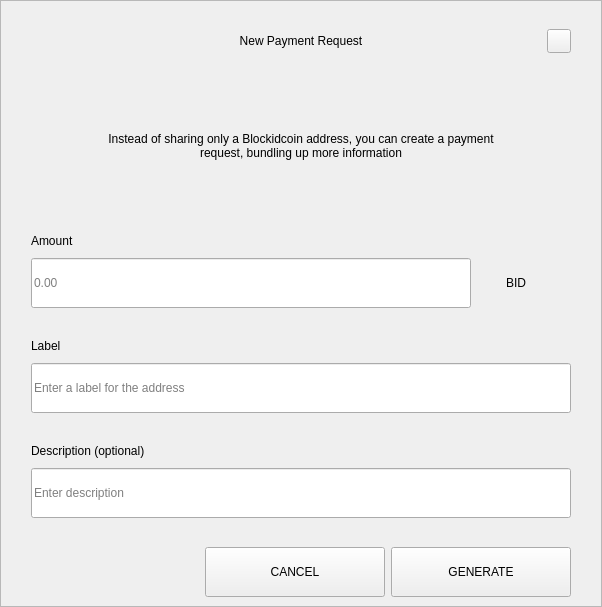
<?xml version="1.0" encoding="UTF-8"?>
<ui version="4.0">
 <class>RequestDialog</class>
 <widget class="QDialog" name="RequestDialog">
  <property name="geometry">
   <rect>
    <x>0</x>
    <y>0</y>
    <width>602</width>
    <height>607</height>
   </rect>
  </property>
  <property name="windowTitle">
   <string>Dialog</string>
  </property>
  <layout class="QVBoxLayout" name="verticalLayout_5">
   <property name="spacing">
    <number>0</number>
   </property>
   <property name="leftMargin">
    <number>0</number>
   </property>
   <property name="topMargin">
    <number>0</number>
   </property>
   <property name="rightMargin">
    <number>0</number>
   </property>
   <property name="bottomMargin">
    <number>0</number>
   </property>
   <item>
    <widget class="QFrame" name="frame">
     <property name="styleSheet">
      <string notr="true"/>
     </property>
     <property name="frameShape">
      <enum>QFrame::StyledPanel</enum>
     </property>
     <property name="frameShadow">
      <enum>QFrame::Raised</enum>
     </property>
     <layout class="QVBoxLayout" name="verticalLayout_4" stretch="1,0,0">
      <property name="spacing">
       <number>0</number>
      </property>
      <property name="leftMargin">
       <number>30</number>
      </property>
      <property name="topMargin">
       <number>20</number>
      </property>
      <property name="rightMargin">
       <number>30</number>
      </property>
      <property name="bottomMargin">
       <number>0</number>
      </property>
      <item>
       <layout class="QHBoxLayout" name="horizontalLayout_3">
        <property name="spacing">
         <number>0</number>
        </property>
        <item>
         <spacer name="horizontalSpacer_21">
          <property name="orientation">
           <enum>Qt::Horizontal</enum>
          </property>
          <property name="sizeHint" stdset="0">
           <size>
            <width>40</width>
            <height>20</height>
           </size>
          </property>
         </spacer>
        </item>
        <item>
         <widget class="QLabel" name="labelTitle">
          <property name="minimumSize">
           <size>
            <width>0</width>
            <height>40</height>
           </size>
          </property>
          <property name="maximumSize">
           <size>
            <width>16777215</width>
            <height>40</height>
           </size>
          </property>
          <property name="styleSheet">
           <string notr="true">padding-left:24px;</string>
          </property>
          <property name="text">
           <string>New Payment Request</string>
          </property>
          <property name="alignment">
           <set>Qt::AlignCenter</set>
          </property>
          <property name="margin">
           <number>7</number>
          </property>
         </widget>
        </item>
        <item>
         <spacer name="horizontalSpacer">
          <property name="orientation">
           <enum>Qt::Horizontal</enum>
          </property>
          <property name="sizeHint" stdset="0">
           <size>
            <width>40</width>
            <height>20</height>
           </size>
          </property>
         </spacer>
        </item>
        <item>
         <widget class="QPushButton" name="btnEsc">
          <property name="minimumSize">
           <size>
            <width>24</width>
            <height>24</height>
           </size>
          </property>
          <property name="maximumSize">
           <size>
            <width>24</width>
            <height>24</height>
           </size>
          </property>
          <property name="focusPolicy">
           <enum>Qt::NoFocus</enum>
          </property>
          <property name="text">
           <string/>
          </property>
         </widget>
        </item>
       </layout>
      </item>
      <item>
       <widget class="QStackedWidget" name="stack">
        <property name="minimumSize">
         <size>
          <width>540</width>
          <height>0</height>
         </size>
        </property>
        <property name="maximumSize">
         <size>
          <width>540</width>
          <height>16777215</height>
         </size>
        </property>
        <property name="currentIndex">
         <number>0</number>
        </property>
        <widget class="QWidget" name="page_1">
         <property name="minimumSize">
          <size>
           <width>540</width>
           <height>0</height>
          </size>
         </property>
         <property name="maximumSize">
          <size>
           <width>540</width>
           <height>16777215</height>
          </size>
         </property>
         <layout class="QVBoxLayout" name="layout1">
          <property name="spacing">
           <number>0</number>
          </property>
          <property name="leftMargin">
           <number>0</number>
          </property>
          <property name="topMargin">
           <number>0</number>
          </property>
          <property name="rightMargin">
           <number>0</number>
          </property>
          <property name="bottomMargin">
           <number>0</number>
          </property>
          <item>
           <spacer name="verticalSpacer_21">
            <property name="orientation">
             <enum>Qt::Vertical</enum>
            </property>
            <property name="sizeType">
             <enum>QSizePolicy::Fixed</enum>
            </property>
            <property name="sizeHint" stdset="0">
             <size>
              <width>20</width>
              <height>30</height>
             </size>
            </property>
           </spacer>
          </item>
          <item alignment="Qt::AlignHCenter">
           <widget class="QLabel" name="labelMessage">
            <property name="minimumSize">
             <size>
              <width>400</width>
              <height>50</height>
             </size>
            </property>
            <property name="text">
             <string>Instead of sharing only a Blockidcoin address, you can create a payment request, bundling up more information</string>
            </property>
            <property name="alignment">
             <set>Qt::AlignCenter</set>
            </property>
            <property name="wordWrap">
             <bool>true</bool>
            </property>
           </widget>
          </item>
          <item alignment="Qt::AlignBottom">
           <widget class="QWidget" name="containerAmount" native="true">
            <layout class="QVBoxLayout" name="verticalLayout">
             <property name="spacing">
              <number>9</number>
             </property>
             <property name="leftMargin">
              <number>0</number>
             </property>
             <property name="topMargin">
              <number>0</number>
             </property>
             <property name="rightMargin">
              <number>0</number>
             </property>
             <property name="bottomMargin">
              <number>0</number>
             </property>
             <item>
              <widget class="QLabel" name="labelSubtitleAmount">
               <property name="minimumSize">
                <size>
                 <width>350</width>
                 <height>16</height>
                </size>
               </property>
               <property name="maximumSize">
                <size>
                 <width>16777215</width>
                 <height>16</height>
                </size>
               </property>
               <property name="text">
                <string>Amount</string>
               </property>
              </widget>
             </item>
             <item alignment="Qt::AlignTop">
              <widget class="QWidget" name="layoutAmount" native="true">
               <layout class="QHBoxLayout" name="horizontalLayout" stretch="2,0">
                <property name="spacing">
                 <number>0</number>
                </property>
                <property name="leftMargin">
                 <number>0</number>
                </property>
                <property name="topMargin">
                 <number>0</number>
                </property>
                <property name="rightMargin">
                 <number>0</number>
                </property>
                <property name="bottomMargin">
                 <number>0</number>
                </property>
                <item>
                 <widget class="QLineEdit" name="lineEditAmount">
                  <property name="minimumSize">
                   <size>
                    <width>0</width>
                    <height>50</height>
                   </size>
                  </property>
                  <property name="maximumSize">
                   <size>
                    <width>16777215</width>
                    <height>50</height>
                   </size>
                  </property>
                  <property name="placeholderText">
                   <string notr="true">0.00</string>
                  </property>
                 </widget>
                </item>
                <item>
                 <widget class="QWidget" name="comboContainer" native="true">
                  <property name="minimumSize">
                   <size>
                    <width>100</width>
                    <height>50</height>
                   </size>
                  </property>
                  <property name="maximumSize">
                   <size>
                    <width>16777215</width>
                    <height>50</height>
                   </size>
                  </property>
                  <layout class="QHBoxLayout" name="horizontalLayout_31">
                   <property name="spacing">
                    <number>0</number>
                   </property>
                   <property name="leftMargin">
                    <number>0</number>
                   </property>
                   <property name="topMargin">
                    <number>0</number>
                   </property>
                   <property name="rightMargin">
                    <number>10</number>
                   </property>
                   <property name="bottomMargin">
                    <number>0</number>
                   </property>
                   <item>
                    <widget class="QLabel" name="comboBoxCoin">
                     <property name="text">
                      <string>BID</string>
                     </property>
                     <property name="alignment">
                      <set>Qt::AlignCenter</set>
                     </property>
                    </widget>
                   </item>
                  </layout>
                 </widget>
                </item>
               </layout>
              </widget>
             </item>
            </layout>
           </widget>
          </item>
          <item>
           <spacer name="verticalSpacer_31">
            <property name="orientation">
             <enum>Qt::Vertical</enum>
            </property>
            <property name="sizeType">
             <enum>QSizePolicy::Fixed</enum>
            </property>
            <property name="sizeHint" stdset="0">
             <size>
              <width>20</width>
              <height>30</height>
             </size>
            </property>
           </spacer>
          </item>
          <item>
           <layout class="QVBoxLayout" name="verticalLayoutLabel">
            <property name="spacing">
             <number>9</number>
            </property>
            <item>
             <widget class="QLabel" name="labelSubtitleLabel">
              <property name="minimumSize">
               <size>
                <width>0</width>
                <height>16</height>
               </size>
              </property>
              <property name="maximumSize">
               <size>
                <width>16777215</width>
                <height>16</height>
               </size>
              </property>
              <property name="text">
               <string>Label</string>
              </property>
             </widget>
            </item>
            <item>
             <widget class="QLineEdit" name="lineEditLabel">
              <property name="minimumSize">
               <size>
                <width>0</width>
                <height>50</height>
               </size>
              </property>
              <property name="maximumSize">
               <size>
                <width>16777215</width>
                <height>50</height>
               </size>
              </property>
              <property name="placeholderText">
               <string>Enter a label for the address</string>
              </property>
             </widget>
            </item>
           </layout>
          </item>
          <item>
           <spacer name="verticalSpacer_34">
            <property name="orientation">
             <enum>Qt::Vertical</enum>
            </property>
            <property name="sizeType">
             <enum>QSizePolicy::Fixed</enum>
            </property>
            <property name="sizeHint" stdset="0">
             <size>
              <width>20</width>
              <height>30</height>
             </size>
            </property>
           </spacer>
          </item>
          <item>
           <layout class="QVBoxLayout" name="verticalLayoutDescription">
            <property name="spacing">
             <number>9</number>
            </property>
            <item>
             <widget class="QLabel" name="labelSubtitleDescription">
              <property name="minimumSize">
               <size>
                <width>0</width>
                <height>16</height>
               </size>
              </property>
              <property name="maximumSize">
               <size>
                <width>16777215</width>
                <height>16</height>
               </size>
              </property>
              <property name="text">
               <string>Description (optional)</string>
              </property>
             </widget>
            </item>
            <item>
             <widget class="QLineEdit" name="lineEditDescription">
              <property name="minimumSize">
               <size>
                <width>0</width>
                <height>50</height>
               </size>
              </property>
              <property name="maximumSize">
               <size>
                <width>16777215</width>
                <height>50</height>
               </size>
              </property>
              <property name="placeholderText">
               <string>Enter description</string>
              </property>
             </widget>
            </item>
            <item>
             <spacer name="verticalSpacer_4">
              <property name="orientation">
               <enum>Qt::Vertical</enum>
              </property>
              <property name="sizeType">
               <enum>QSizePolicy::Fixed</enum>
              </property>
              <property name="sizeHint" stdset="0">
               <size>
                <width>20</width>
                <height>20</height>
               </size>
              </property>
             </spacer>
            </item>
           </layout>
          </item>
         </layout>
        </widget>
        <widget class="QWidget" name="page_2">
         <layout class="QVBoxLayout" name="layout2">
          <item>
           <spacer name="verticalSpacer_5">
            <property name="orientation">
             <enum>Qt::Vertical</enum>
            </property>
            <property name="sizeType">
             <enum>QSizePolicy::Fixed</enum>
            </property>
            <property name="sizeHint" stdset="0">
             <size>
              <width>20</width>
              <height>50</height>
             </size>
            </property>
           </spacer>
          </item>
          <item alignment="Qt::AlignHCenter">
           <widget class="QLabel" name="labelQrImg">
            <property name="minimumSize">
             <size>
              <width>260</width>
              <height>260</height>
             </size>
            </property>
            <property name="maximumSize">
             <size>
              <width>260</width>
              <height>260</height>
             </size>
            </property>
            <property name="text">
             <string/>
            </property>
            <property name="alignment">
             <set>Qt::AlignCenter</set>
            </property>
           </widget>
          </item>
          <item>
           <spacer name="verticalSpacer_2">
            <property name="orientation">
             <enum>Qt::Vertical</enum>
            </property>
            <property name="sizeType">
             <enum>QSizePolicy::Fixed</enum>
            </property>
            <property name="sizeHint" stdset="0">
             <size>
              <width>20</width>
              <height>30</height>
             </size>
            </property>
           </spacer>
          </item>
          <item alignment="Qt::AlignHCenter">
           <widget class="QLabel" name="labelAddress">
            <property name="text">
             <string>M6tGR83SQbie1SW72hjcWJvFfip5krte2Z </string>
            </property>
           </widget>
          </item>
          <item>
           <spacer name="verticalSpacer_32">
            <property name="orientation">
             <enum>Qt::Vertical</enum>
            </property>
            <property name="sizeType">
             <enum>QSizePolicy::Expanding</enum>
            </property>
            <property name="sizeHint" stdset="0">
             <size>
              <width>20</width>
              <height>20</height>
             </size>
            </property>
           </spacer>
          </item>
          <item>
           <layout class="QHBoxLayout" name="horizontal">
            <property name="leftMargin">
             <number>20</number>
            </property>
            <property name="rightMargin">
             <number>20</number>
            </property>
            <property name="bottomMargin">
             <number>20</number>
            </property>
            <item>
             <spacer name="horizontalSpacer_4">
              <property name="orientation">
               <enum>Qt::Horizontal</enum>
              </property>
              <property name="sizeHint" stdset="0">
               <size>
                <width>40</width>
                <height>20</height>
               </size>
              </property>
             </spacer>
            </item>
            <item>
             <widget class="QPushButton" name="btnCopyAddress">
              <property name="minimumSize">
               <size>
                <width>180</width>
                <height>50</height>
               </size>
              </property>
              <property name="text">
               <string>COPY ADDRESS</string>
              </property>
             </widget>
            </item>
            <item>
             <widget class="QPushButton" name="btnCopyUrl">
              <property name="minimumSize">
               <size>
                <width>180</width>
                <height>50</height>
               </size>
              </property>
              <property name="text">
               <string>COPY URL</string>
              </property>
             </widget>
            </item>
            <item>
             <spacer name="horizontalSpacer_2">
              <property name="orientation">
               <enum>Qt::Horizontal</enum>
              </property>
              <property name="sizeHint" stdset="0">
               <size>
                <width>40</width>
                <height>20</height>
               </size>
              </property>
             </spacer>
            </item>
           </layout>
          </item>
         </layout>
        </widget>
       </widget>
      </item>
      <item>
       <widget class="QWidget" name="buttonsStack" native="true">
        <layout class="QHBoxLayout" name="horizontalLayout_5">
         <property name="leftMargin">
          <number>20</number>
         </property>
         <property name="rightMargin">
          <number>0</number>
         </property>
         <item>
          <spacer name="horizontalSpacer_41">
           <property name="orientation">
            <enum>Qt::Horizontal</enum>
           </property>
           <property name="sizeHint" stdset="0">
            <size>
             <width>40</width>
             <height>20</height>
            </size>
           </property>
          </spacer>
         </item>
         <item>
          <widget class="QPushButton" name="btnCancel">
           <property name="minimumSize">
            <size>
             <width>180</width>
             <height>50</height>
            </size>
           </property>
           <property name="focusPolicy">
            <enum>Qt::NoFocus</enum>
           </property>
           <property name="text">
            <string>CANCEL</string>
           </property>
          </widget>
         </item>
         <item>
          <widget class="QPushButton" name="btnSave">
           <property name="minimumSize">
            <size>
             <width>180</width>
             <height>50</height>
            </size>
           </property>
           <property name="focusPolicy">
            <enum>Qt::NoFocus</enum>
           </property>
           <property name="text">
            <string>GENERATE</string>
           </property>
          </widget>
         </item>
        </layout>
       </widget>
      </item>
     </layout>
    </widget>
   </item>
  </layout>
 </widget>
 <resources/>
 <connections/>
</ui>
